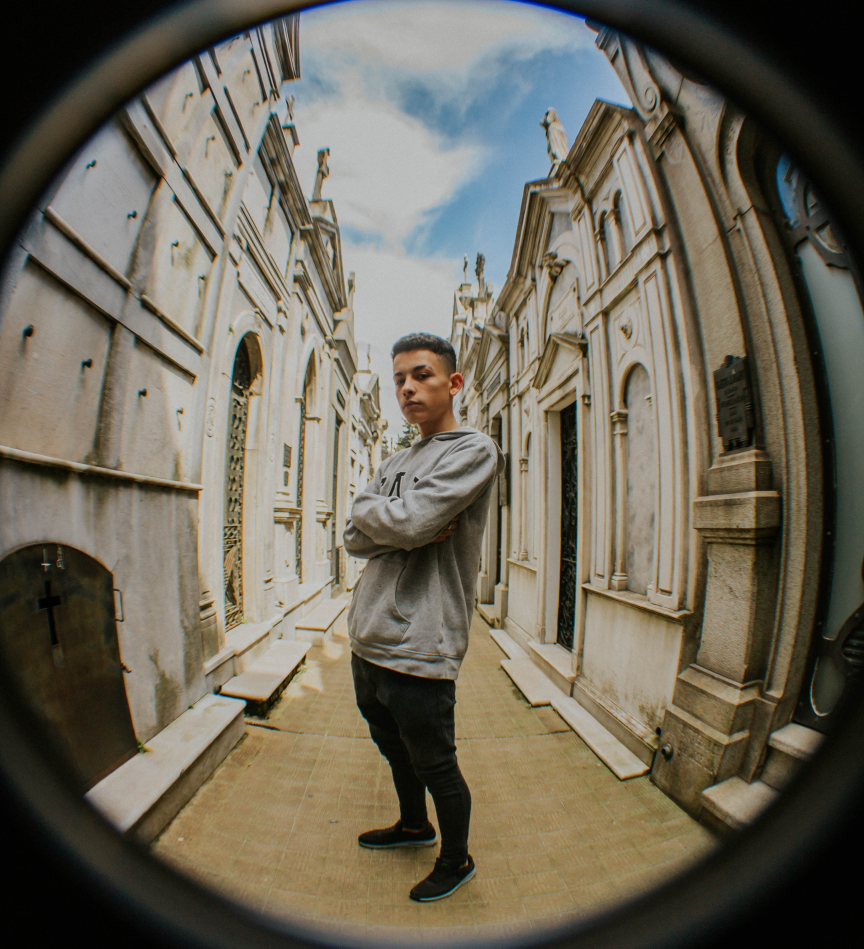
#> input picture imgs/algo.jpg, 3456 x 3793 px, given in place of the camera (shown at 1/4 size)
$ python main.py
#> lines starting #> are read from the running program, lines starting #| are printed output that depends on the picture; after the words box and inside, x2 and y2 are one past the last pixel; in counts of white or black regions, pixels touching at a corner belong together
import cv2
import numpy as np

cap = cv2.VideoCapture(0)


kernel = np.ones((5,5), np.uint8)

while True:
	# Read the status of the operation and get the frame
	success, img = cap.read()
#> img is the input picture: shape (3793, 3456, 3); mean B, G, R 89.5, 103.8, 109.3
	img_gray = cv2.cvtColor(img, cv2.COLOR_BGR2GRAY) # Grayscale
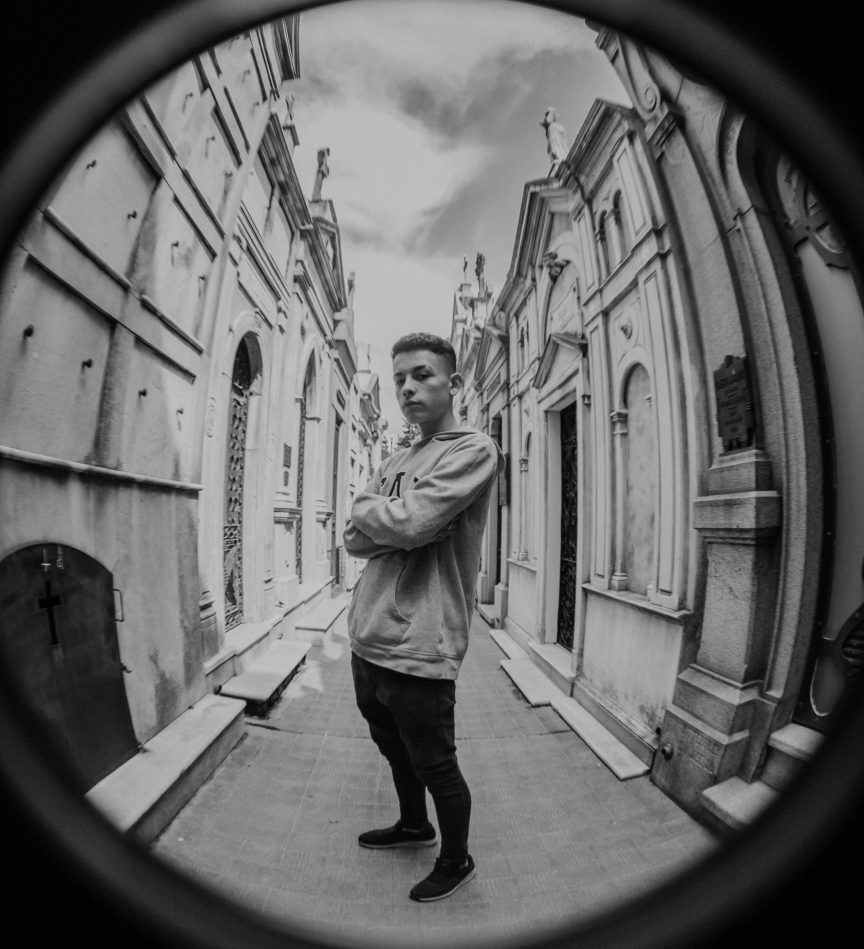
#> img_gray: shape (3793, 3456) (shown at 1/4 size); min 0, max 207, mean 103.8
	img_blur = cv2.GaussianBlur(img, (9,9), 0) # Blur
	img_canny = cv2.Canny(img, 130,150) # Edges
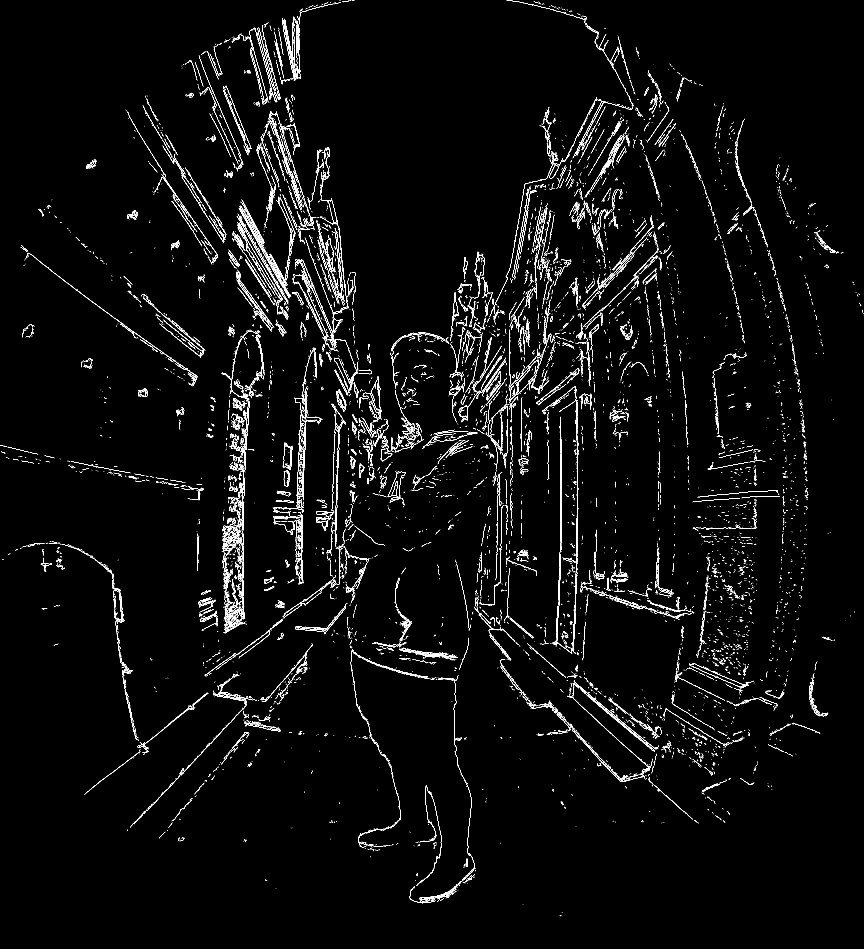
#> img_canny: shape (3793, 3456) (shown at 1/4 size); 1.7% white in thin lines or dots

	img_dialation = cv2.dilate(img_canny, kernel, iterations=1)
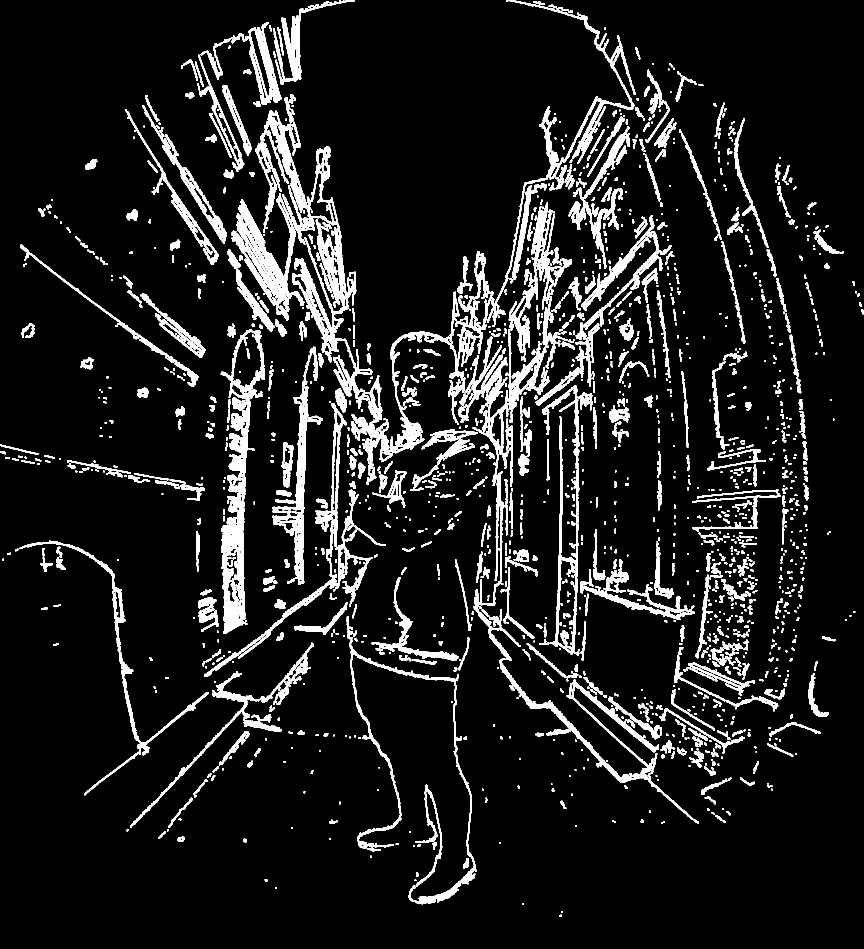
#> img_dialation: shape (3793, 3456) (shown at 1/4 size); 8.8% white; 2100 white regions, largest, box (x1, y1, x2, y2) and area: (927, 442, 1490, 1594) 121207, (883, 1317, 1059, 2536) 62251, (1832, 1197, 2296, 2643) 56301
	img_eroded = cv2.erode(img_dialation, kernel, iterations=1)
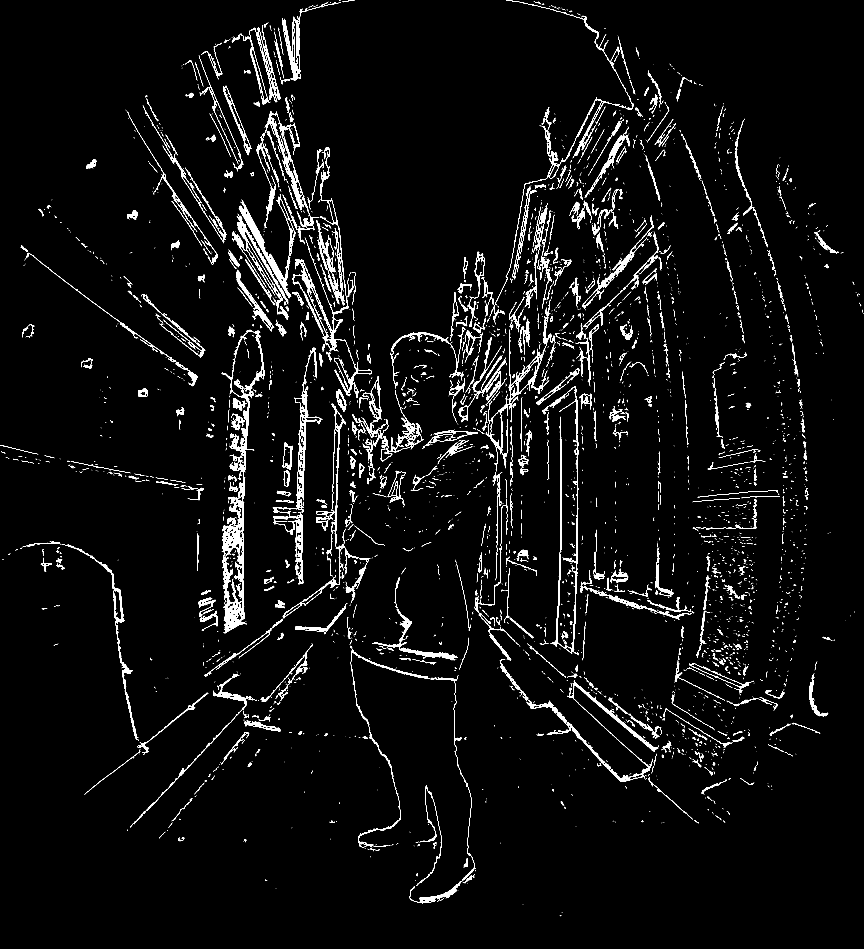
#> img_eroded: shape (3793, 3456) (shown at 1/4 size); 3.4% white; 3060 white regions (2104 under 20 px), largest, box (x1, y1, x2, y2) and area: (885, 1319, 1057, 2534) 33744, (1170, 588, 1413, 1447) 17278, (1091, 1389, 1289, 2337) 14618

	img_resized = cv2.resize(img, (300,200))
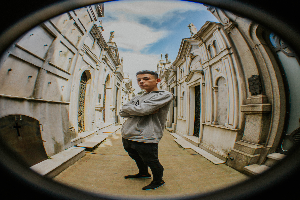
#> img_resized: shape (200, 300, 3); mean B, G, R 89.4, 103.6, 109.2

	img_cropped = img[100:100+300, 400:400+250]
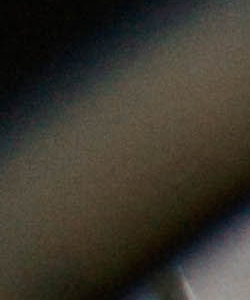
#> img_cropped: shape (300, 250, 3); mean B, G, R 44.9, 54.3, 58.3

	# Show the frame
	cv2.imshow("Webcam", img_cropped)
	print(img.shape)
#| (3793, 3456, 3)

	# If q is pressed, exit
	if cv2.waitKey(1) & 0xFF == ord("q"):
#> (key q is pressed here)
		break

#> (the run stopped early here; a loop or call above may not have finished)

$ run again, on imgs/naipe.jpg
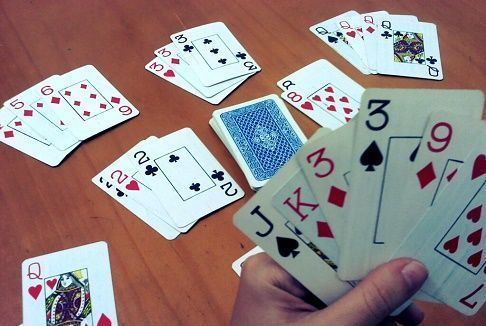
#> input picture imgs/naipe.jpg, 486 x 326 px, given in place of the camera
#> img is the input picture: shape (326, 486, 3); mean B, G, R 130.3, 131.6, 147.2
#> `img_canny = cv2.Canny(img, 130,150)`:
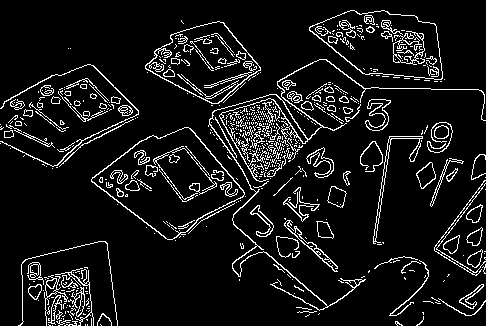
#> img_canny: shape (326, 486); 8.8% white in thin lines or dots
#> img_dialation: shape (326, 486); 36.5% white; 20 white regions, largest, box (x1, y1, x2, y2) and area: (89, 19, 486, 319) 29150, (0, 62, 141, 171) 6627, (307, 8, 447, 84) 5366
#> img_eroded: shape (326, 486); 19.2% white; 31 white regions (8 under 20 px), largest, box (x1, y1, x2, y2) and area: (91, 21, 486, 317) 14550, (0, 64, 139, 169) 3253, (18, 241, 118, 326) 3227
#> `img_cropped = img[100:100+300, 400:400+250]`:
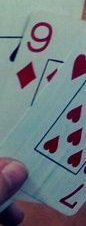
#> img_cropped: shape (226, 86, 3); mean B, G, R 127.5, 122.1, 111.5
#| (326, 486, 3)
